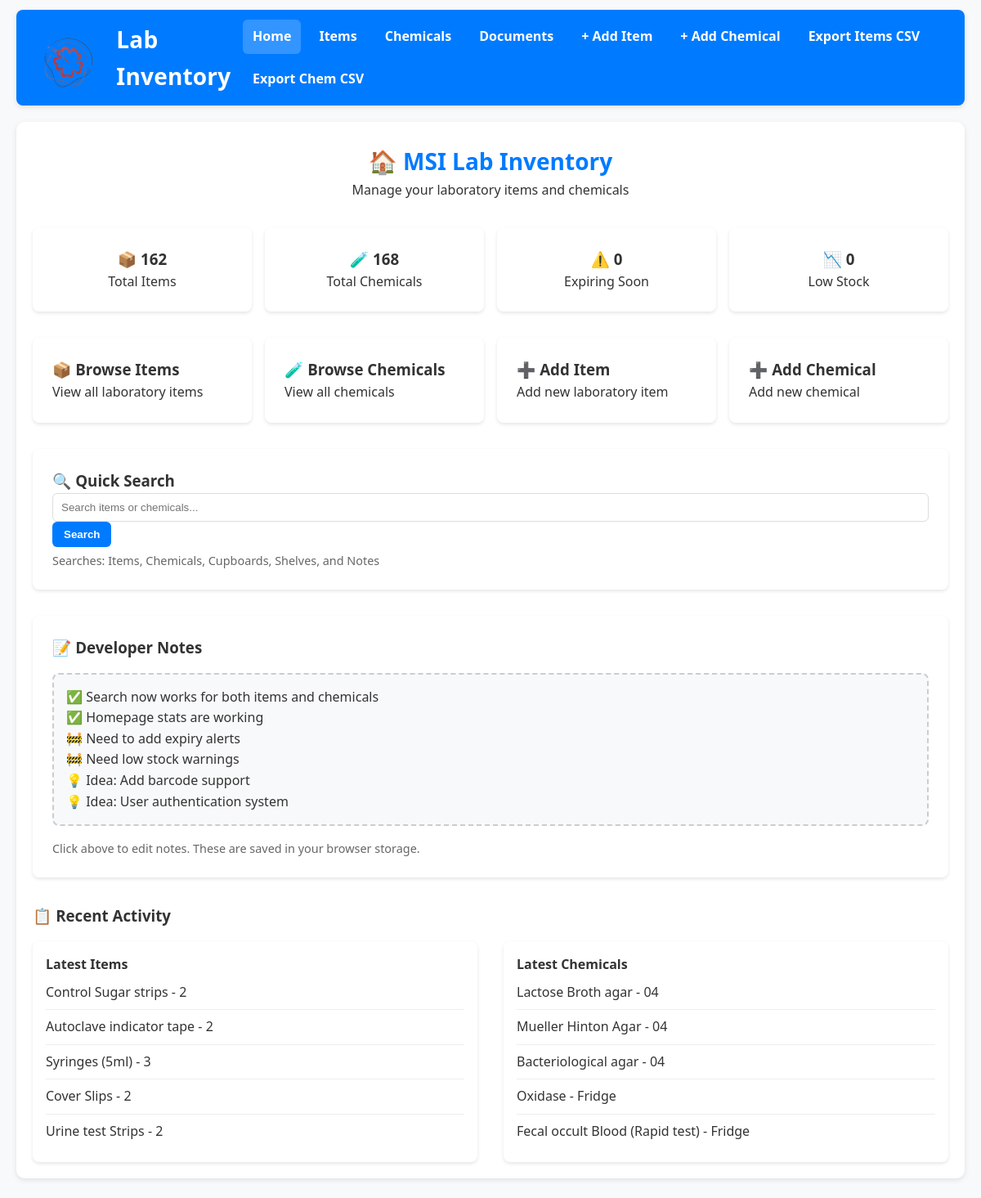
The page /home on the database its author committed.
### app.py (models this page shows, shortened)
class Item(db.Model):
    id = db.Column(db.Integer, primary_key=True)
    name = db.Column(db.String(100), nullable=False)
    quantity = db.Column(db.Integer, nullable=False)
    cupboard = db.Column(db.String(50), nullable=False)
    shelf = db.Column(db.String(50))
    box = db.Column(db.String(50))
    expiry_date = db.Column(db.String(20))
    notes = db.Column(db.String(200))

class Chemical(db.Model):
    id = db.Column(db.Integer, primary_key=True)
    name = db.Column(db.String(120), nullable=False)
    category = db.Column(db.String(100))  # new column
    cupboard = db.Column(db.String(50), nullable=False)
    shelf = db.Column(db.String(50))
    box = db.Column(db.String(50))
    quantity = db.Column(db.Integer, nullable=False, default=0)
    volume = db.Column(db.String(50))           # e.g., "500 mL", "2 L"
    expiry_date = db.Column(db.String(20))      # "YYYY-MM-DD" from the date input
    safety_notes = db.Column(db.String(500))

### app.py (the view)
@app.route('/home')
def home():
    total_items = Item.query.count()
    total_chemicals = Chemical.query.count()
    recent_items = Item.query.order_by(Item.id.desc()).limit(5).all()
    recent_chemicals = Chemical.query.order_by(Chemical.id.desc()).limit(5).all()
    expiring_soon = 0
    low_stock = 0
    return render_template('home.html',
                         total_items=total_items,
                         total_chemicals=total_chemicals,
                         expiring_soon=expiring_soon,
                         low_stock=low_stock,
                         recent_items=recent_items,
                         recent_chemicals=recent_chemicals)

### templates/home.html (shortened to what this page needs)
{% extends "base.html" %}
{% block content %}
<div class="page-header">
    <h1 class="page-title">🏠 MSI Lab Inventory </h1>
    <p class="page-subtitle">Manage your laboratory items and chemicals</p>
</div>
<div class="stats-grid">
    <div class="stat-card">
        <h3>📦 {{ total_items }}</h3>
        <p>Total Items</p>
    </div>
    <div class="stat-card">
        <h3>🧪 {{ total_chemicals }}</h3>
        <p>Total Chemicals</p>
    </div>
    <div class="stat-card">
        <h3>⚠️ {{ expiring_soon }}</h3>
        <p>Expiring Soon</p>
    </div>
    <div class="stat-card">
        <h3>📉 {{ low_stock }}</h3>
        <p>Low Stock</p>
    </div>
</div>
<div class="actions-grid">
    <a href="{{ url_for('index') }}" class="action-card">
        <h3>📦 Browse Items</h3>
        <p>View all laboratory items</p>
    </a>
    <a href="{{ url_for('chemicals') }}" class="action-card">
        <h3>🧪 Browse Chemicals</h3>
        <p>View all chemicals</p>
    </a>
    <a href="{{ url_for('add_item') }}" class="action-card">
        <h3>➕ Add Item</h3>
        <p>Add new laboratory item</p>
    </a>
    <a href="{{ url_for('add_chemical') }}" class="action-card">
        <h3>➕ Add Chemical</h3>
        <p>Add new chemical</p>
    </a>
</div>
<div class="search-section">
    <h3>🔍 Quick Search</h3>
    <form method="GET" action="{{ url_for('global_search') }}">
        <input type="text" name="q" placeholder="Search items or chemicals..." value="{{ request.args.get('q', '') }}">
        <button type="submit">Search</button>
    </form>
    <p style="font-size: 0.9em; color: #666; margin-top: 5px;">
        Searches: Items, Chemicals, Cupboards, Shelves, and Notes
    </p>
</div>
<div class="notes-section">
    <h3>📝 Developer Notes</h3>
    <div class="notes-area" contenteditable="true" style="
        background: #f8f9fa;
        border: 2px dashed #ccc;
        border-radius: 8px;
        padding: 15px;
        min-height: 150px;
        margin: 1rem 0;
        font-family: inherit;
    ">
        ✅ Search now works for both items and chemicals<br>
        ✅ Homepage stats are working<br>
        🚧 Need to add expiry alerts<br>
        🚧 Need low stock warnings<br>
        💡 Idea: Add barcode support<br>
        💡 Idea: User authentication system
    </div>
    <p style="font-size: 0.9em; color: #666;">
        Click above to edit notes. These are saved in your browser storage.
    </p>
</div>
<div class="recent-activity">
    <h3>📋 Recent Activity</h3>
    <div class="recent-grid">
        <div class="recent-section">
            <h4>Latest Items</h4>
            {% if recent_items %}
                {% for item in recent_items %}
                <div class="recent-item">{{ item.name }} - {{ item.cupboard }}</div>
                {% endfor %}
            {% else %}
                <div class="recent-item" style="color: #999;">No items yet</div>
            {% endif %}
        </div>
        <div class="recent-section">
            <h4>Latest Chemicals</h4>
            {% if recent_chemicals %}
                {% for chem in recent_chemicals %}
                <div class="recent-item">{{ chem.name }} - {{ chem.cupboard }}</div>
                {% endfor %}
            {% else %}
                <div class="recent-item" style="color: #999;">No chemicals yet</div>
            {% endif %}
        </div>
    </div>
</div>
{% endblock %}

### templates/base.html (shortened to what this page needs)
<!DOCTYPE html>
<html lang="en">
<head>
    <link rel="stylesheet" href="{{ url_for('static', filename='style.css') }}">
</head>
<body>
    <header class="navbar">
        <div class="navbar-left">
            <img src="{{ url_for('static', filename='logo.png') }}" alt="Lab Logo"  style="height:75px; width:auto; margin-right40px;">
            <span class="navbar-title">Lab Inventory</span>
        </div>
        <nav class="navbar-links">
            <a href="{{ url_for('home') }}" class="{% if request.endpoint == 'home' %}active{% endif %}">Home</a>
            <a href="{{ url_for('index') }}" class="{% if request.endpoint == 'index' %}active{% endif %}">Items</a>
            <a href="{{ url_for('chemicals') }}" class="{% if request.endpoint == 'chemicals' %}active{% endif %}">Chemicals</a>
            <a href="{{ url_for('documents') }}">  Documents</a>
            <a href="{{ url_for('add_item') }}">+ Add Item</a>
            <a href="{{ url_for('add_chemical') }}">+ Add Chemical</a>
            <a href="{{ url_for('export_csv') }}">Export Items CSV</a>
            <a href="{{ url_for('export_chemicals_csv') }}">Export Chem CSV</a>
        </nav>
    </header>
    <main class="container">
        {% block content %}{% endblock %}
    </main>
</body>
</html>

### static/style.css (style rules this page uses)
:root { --blue: #007bff; --blue-dark: #0056b3; --green: #28a745; --green-dark: #218838; --red: #dc3545; --red-dark: #c82333; --text: #333; --muted: #6b7280; --bg: #f8f9fa; --card: #ffffff; --border: #ddd; --shadow: 0 2px 6px rgba(0,0,0,0.1); }
* { margin: 0; padding: 0; box-sizing: border-box; }
html, body { font-family: "Segoe UI", Tahoma, Geneva, Verdana, sans-serif; background: var(--bg); color: var(--text); line-height: 1.6; }
.navbar { display: flex; justify-content: space-between; align-items: center; background: var(--blue); color: #fff; padding: 12px 20px; border-radius: 8px; margin: 12px 20px 20px; box-shadow: var(--shadow); }
.navbar-left { display: flex; align-items: center; gap: 10px; }
.navbar-left img { height: 48px; width: auto; margin-right: 2px; }
.navbar-title { font-size: 28px; font-weight: 800; letter-spacing: .2px; }
.navbar-links { display: flex; gap: 10px; flex-wrap: wrap; }
.navbar-links a { text-decoration: none; color: #fff; font-weight: 600; padding: 8px 12px; border-radius: 6px; transition: background .2s ease, color .2s ease; }
.navbar-links a:hover, .navbar-links a.active { background: rgba(255,255,255,.2); }
.container { background: var(--card); padding: 20px; margin: 0 20px 24px; border-radius: 10px; box-shadow: var(--shadow); }
.page-header { text-align: center; margin: 6px 0 16px; }
.page-title { font-size: 28px; font-weight: 800; color: var(--blue); }
.btn, button { display: inline-block; padding: 8px 14px; background: var(--blue); color: #fff; border: none; border-radius: 6px; text-decoration: none; font-weight: 600; cursor: pointer; transition: background .2s ease, color .2s ease, opacity .2s ease; }
input, select, textarea { width: 100%; padding: 9px 10px; border: 1px solid var(--border); border-radius: 6px; background: #fff; color: var(--text); transition: border .2s ease, box-shadow .2s ease; }
.stats-grid { display: grid; grid-template-columns: repeat(auto-fit, minmax(200px, 1fr)); gap: 1rem; margin: 2rem 0; }
.stat-card { background: white; padding: 1.5rem; border-radius: 8px; box-shadow: 0 2px 4px rgba(0,0,0,0.1); text-align: center; text-decoration: none; color: inherit; transition: transform 0.2s; }
.actions-grid { display: grid; grid-template-columns: repeat(auto-fit, minmax(250px, 1fr)); gap: 1rem; margin: 2rem 0; }
.action-card { background: white; padding: 1.5rem; border-radius: 8px; box-shadow: 0 2px 4px rgba(0,0,0,0.1); text-decoration: none; color: inherit; transition: transform 0.2s; }
.recent-grid { display: grid; grid-template-columns: 1fr 1fr; gap: 2rem; margin-top: 1rem; }
.recent-section { background: white; padding: 1rem; border-radius: 8px; box-shadow: 0 2px 4px rgba(0,0,0,0.1); }
.recent-item { padding: 0.5rem 0; border-bottom: 1px solid #eee; }
.recent-item:last-child { border-bottom: none; }
.search-section { background: white; padding: 1.5rem; border-radius: 8px; box-shadow: 0 2px 4px rgba(0,0,0,0.1); margin: 2rem 0; }
.search-section { margin: 2rem 0; }

### templates/home.html (style rules this page uses)
.notes-section { background: white; padding: 1.5rem; border-radius: 8px; box-shadow: 0 2px 4px rgba(0,0,0,0.1); margin: 2rem 0; }

### rows shown on the page
Item: name "Control Sugar strips", cupboard "2"
Item: name "Autoclave indicator tape", cupboard "2"
Item: name "Syringes (5ml)", cupboard "3"
Item: name "Cover Slips", cupboard "2"
Item: name "Urine test Strips", cupboard "2"
Chemical: name "Lactose Broth agar", cupboard "04"
Chemical: name "Mueller Hinton Agar", cupboard "04"
Chemical: name "Bacteriological agar", cupboard "04"
Chemical: name "Oxidase", cupboard "Fridge"
Chemical: name "Fecal occult Blood (Rapid test)", cupboard "Fridge"

### other values the page prints
{{ total_items }} "162"
{{ total_chemicals }} "168"
{{ expiring_soon }} "0"
{{ low_stock }} "0"
